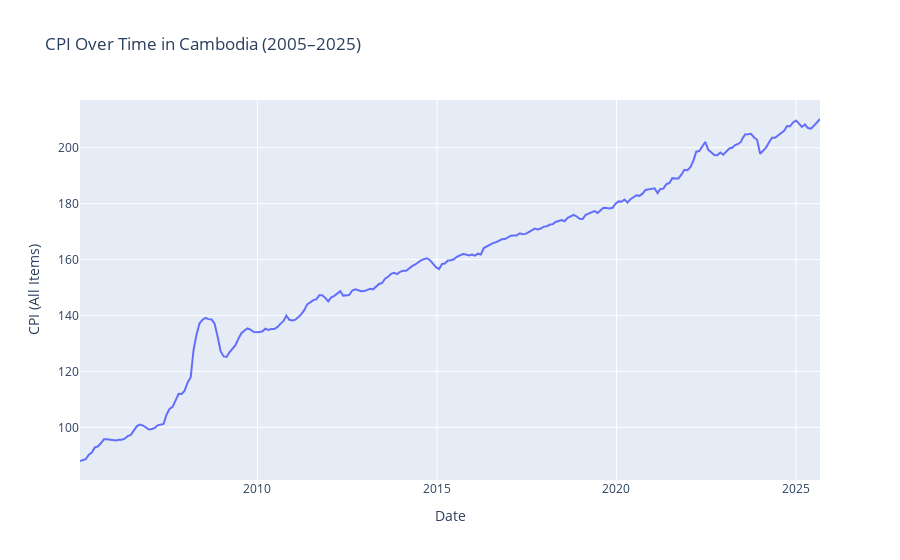

Here is the notebook cell this chart was saved with:
### Markdown cell above
## Plot Data over Time

### Code cell
fig = px.line(
    cpi_df,
    x='Date',
    y='CPI_all_item',
    title='CPI Over Time in Cambodia (2005–2025)',
    labels={'CPI_all_item': 'CPI (All Items)', 'Date': 'Date'}
)

fig.update_layout(
    xaxis_title='Date',
    yaxis_title='CPI (All Items)',
    hovermode='x unified'
)

fig.show(renderer="svg")

### Figure 1 — Plotly figure (JSON) as saved in the notebook; plotly's stock layout.template omitted (floating-point values rounded to 4 significant figures; data arrays with more than 128 entries replaced by an {"elided": "..."} marker saying what was removed)
{"data": [{"hovertemplate": "Date=%{x}<br>CPI (All Items)=%{y}<extra></extra>", "legendgroup": "", "line": {"color": "#636efa", "dash": "solid"}, "marker": {"symbol": "circle"}, "mode": "lines", "name": "", "orientation": "v", "showlegend": false, "type": "scatter", "x": {"elided": "249 str values"}, "xaxis": "x", "y": {"elided": "249 float values"}, "yaxis": "y"}], "layout": {"hovermode": "x unified", "legend": {"tracegroupgap": 0}, "title": {"text": "CPI Over Time in Cambodia (2005–2025)"}, "xaxis": {"anchor": "y", "domain": [0, 1], "title": {"text": "Date"}}, "yaxis": {"anchor": "x", "domain": [0, 1], "title": {"text": "CPI (All Items)"}}}}
